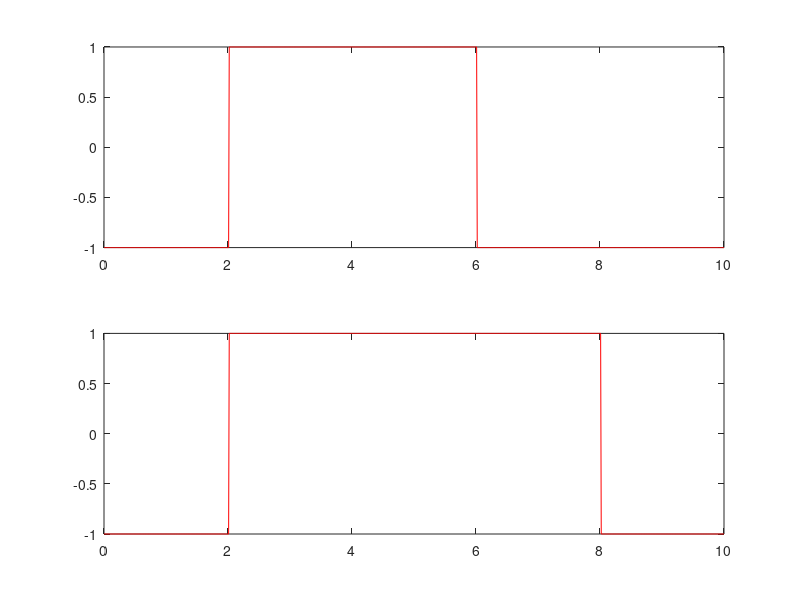
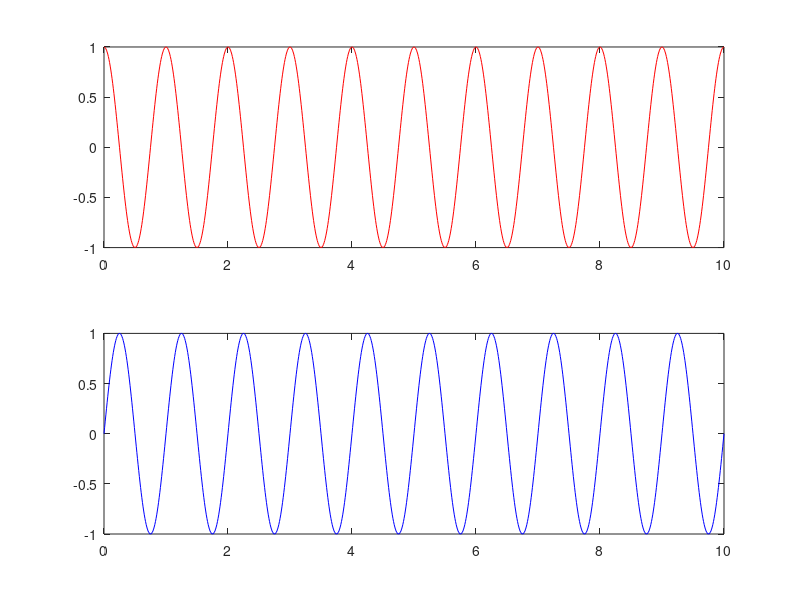
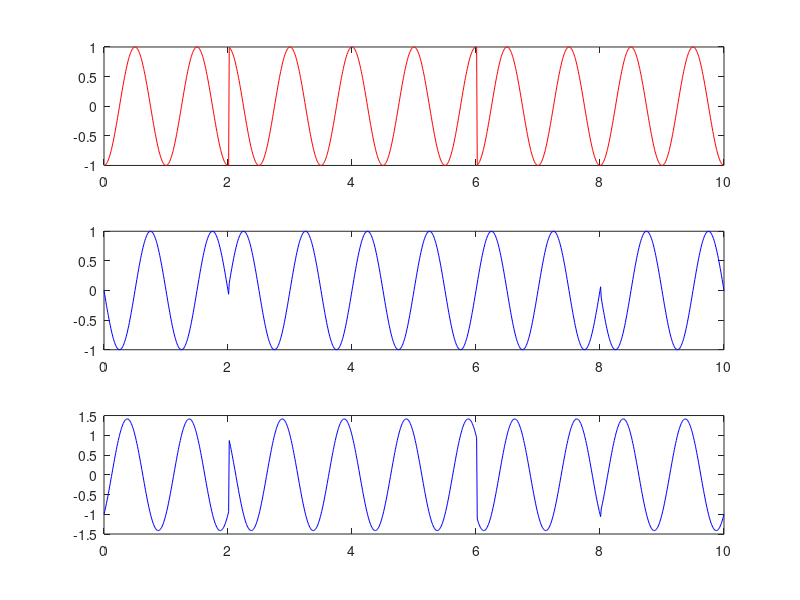

Source code (MATLAB) for these figures, in order:
%QPSK waveform generation
clc;clear all; close all;
%x=[0 1 0 1];%input bits
x=randi([0,1],1,10)
%Bits to polar
for i=1:length(x)
    if x(i)==0
        p(i)=-1;
    else
        p(i)=1;
    end
end
%separation of even and odd sequence
even_seq= p(1:2:length(x));
odd_seq=p(2:2:length(x));

%NRZ polar line coder signal generation
i=1;
t=0:0.01:length(x);
m=2:2:length(x);
for j=1:length(t)
    if t(j)<=m(i)
        even_ps(j)=even_seq(i);
    else
        even_ps(j)=even_seq(i);
        i=i+1;
    end
end
i=1;
m=2:2:length(x);
for j=1:length(t)
    if t(j)<=m(i)
        odd_ps(j)=odd_seq(i);
    else
        odd_ps(j)=odd_seq(i);
        i=i+1;
    end
end
figure(1)
subplot(211);
plot(t,even_ps,'r');
subplot(212);
plot(t,odd_ps,'r');


%carrier signals generation
c1=cos(2*pi*1*t);
c2=sin(2*pi*1*t);

figure(2)
subplot(211);
plot(t,c1,'r');
subplot(212)
plot(t,c2,'b');

%QPSK waveform generation
r1=even_ps.*c1;
r2=odd_ps.*c2;
qpsk_sig=r1-r2;

figure(3)
subplot(311)
plot(t,r1,'r');
subplot(312)
plot(t,r2,'b');
subplot(313);
plot(t,qpsk_sig,'b');










